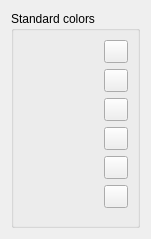
             <widget class="QWidget" name="scrollAreaWidgetContents">
              <property name="geometry">
               <rect>
                <x>0</x>
                <y>0</y>
                <width>151</width>
                <height>239</height>
               </rect>
              </property>
              <layout class="QHBoxLayout" name="horizontalLayout_46">
               <item>
                <widget class="QgsCollapsibleGroupBox" name="groupBox_7">
                 <property name="title">
                  <string>Standard colors</string>
                 </property>
                 <layout class="QGridLayout" name="gridLayout_12">
                  <item row="3" column="1">
                   <widget class="QToolButton" name="mButtonPasteColors">
                    <property name="toolTip">
                     <string>Paste colors</string>
                    </property>
                    <property name="text">
                     <string/>
                    </property>
                    <property name="icon">
                     <iconset resource="../../images/images.qrc">
                      <normaloff>:/images/themes/default/mActionEditPaste.svg</normaloff>:/images/themes/default/mActionEditPaste.svg</iconset>
                    </property>
                   </widget>
                  </item>
                  <item row="5" column="1">
                   <widget class="QToolButton" name="mButtonExportColors">
                    <property name="toolTip">
                     <string>Export colors</string>
                    </property>
                    <property name="text">
                     <string/>
                    </property>
                    <property name="icon">
                     <iconset resource="../../images/images.qrc">
                      <normaloff>:/images/themes/default/mActionFileSave.svg</normaloff>:/images/themes/default/mActionFileSave.svg</iconset>
                    </property>
                   </widget>
                  </item>
                  <item row="0" column="1">
                   <widget class="QToolButton" name="mButtonAddColor">
                    <property name="toolTip">
                     <string>Add color</string>
                    </property>
                    <property name="text">
                     <string/>
                    </property>
                    <property name="icon">
                     <iconset resource="../../images/images.qrc">
                      <normaloff>:/images/themes/default/symbologyAdd.svg</normaloff>:/images/themes/default/symbologyAdd.svg</iconset>
                    </property>
                   </widget>
                  </item>
                  <item row="1" column="1">
                   <widget class="QToolButton" name="mButtonRemoveColor">
                    <property name="toolTip">
                     <string>Remove color</string>
                    </property>
                    <property name="text">
                     <string/>
                    </property>
                    <property name="icon">
                     <iconset resource="../../images/images.qrc">
                      <normaloff>:/images/themes/default/symbologyRemove.svg</normaloff>:/images/themes/default/symbologyRemove.svg</iconset>
                    </property>
                   </widget>
                  </item>
                  <item row="6" column="1">
                   <spacer name="verticalSpacer_12">
                    <property name="orientation">
                     <enum>Qt::Vertical</enum>
                    </property>
                    <property name="sizeHint" stdset="0">
                     <size>
                      <width>20</width>
                      <height>40</height>
                     </size>
                    </property>
                   </spacer>
                  </item>
                  <item row="2" column="1">
                   <widget class="QToolButton" name="mButtonCopyColors">
                    <property name="toolTip">
                     <string>Copy colors</string>
                    </property>
                    <property name="text">
                     <string/>
                    </property>
                    <property name="icon">
                     <iconset resource="../../images/images.qrc">
                      <normaloff>:/images/themes/default/mActionEditCopy.svg</normaloff>:/images/themes/default/mActionEditCopy.svg</iconset>
                    </property>
                   </widget>
                  </item>
                  <item row="4" column="1">
                   <widget class="QToolButton" name="mButtonImportColors">
                    <property name="toolTip">
                     <string>Import colors from file</string>
                    </property>
                    <property name="text">
                     <string/>
                    </property>
                    <property name="icon">
                     <iconset resource="../../images/images.qrc">
                      <normaloff>:/images/themes/default/mActionFileOpen.svg</normaloff>:/images/themes/default/mActionFileOpen.svg</iconset>
                    </property>
                   </widget>
                  </item>
                  <item row="0" column="0" rowspan="8">
                   <widget class="QgsColorSchemeList" name="mTreeCustomColors" native="true">
                    <property name="focusPolicy">
                     <enum>Qt::StrongFocus</enum>
                    </property>
                   </widget>
                  </item>
                 </layout>
                </widget>
               </item>
              </layout>
             </widget>
